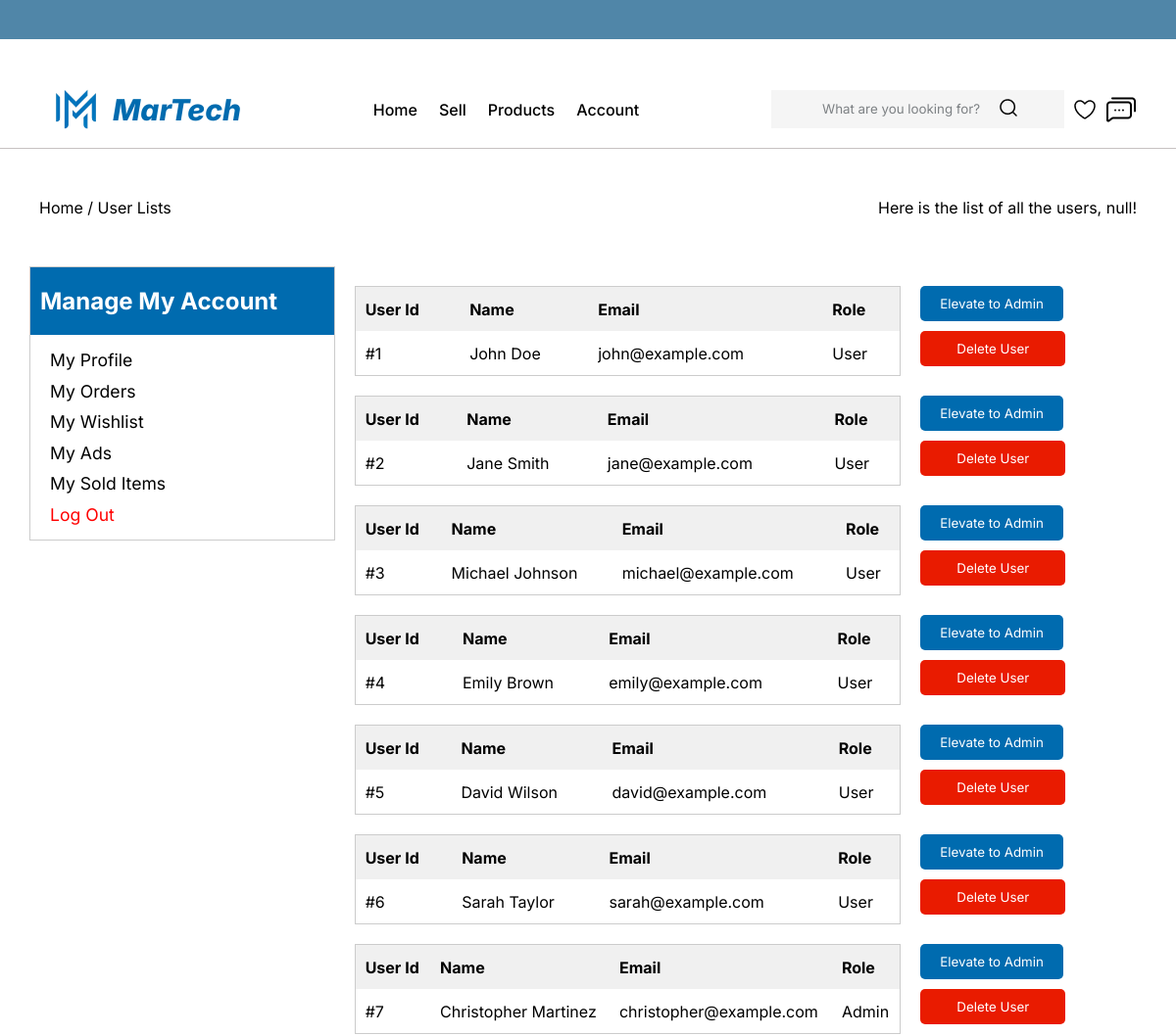
/pages/userlist.php (upper part), run on an earlier commit of the app's database.
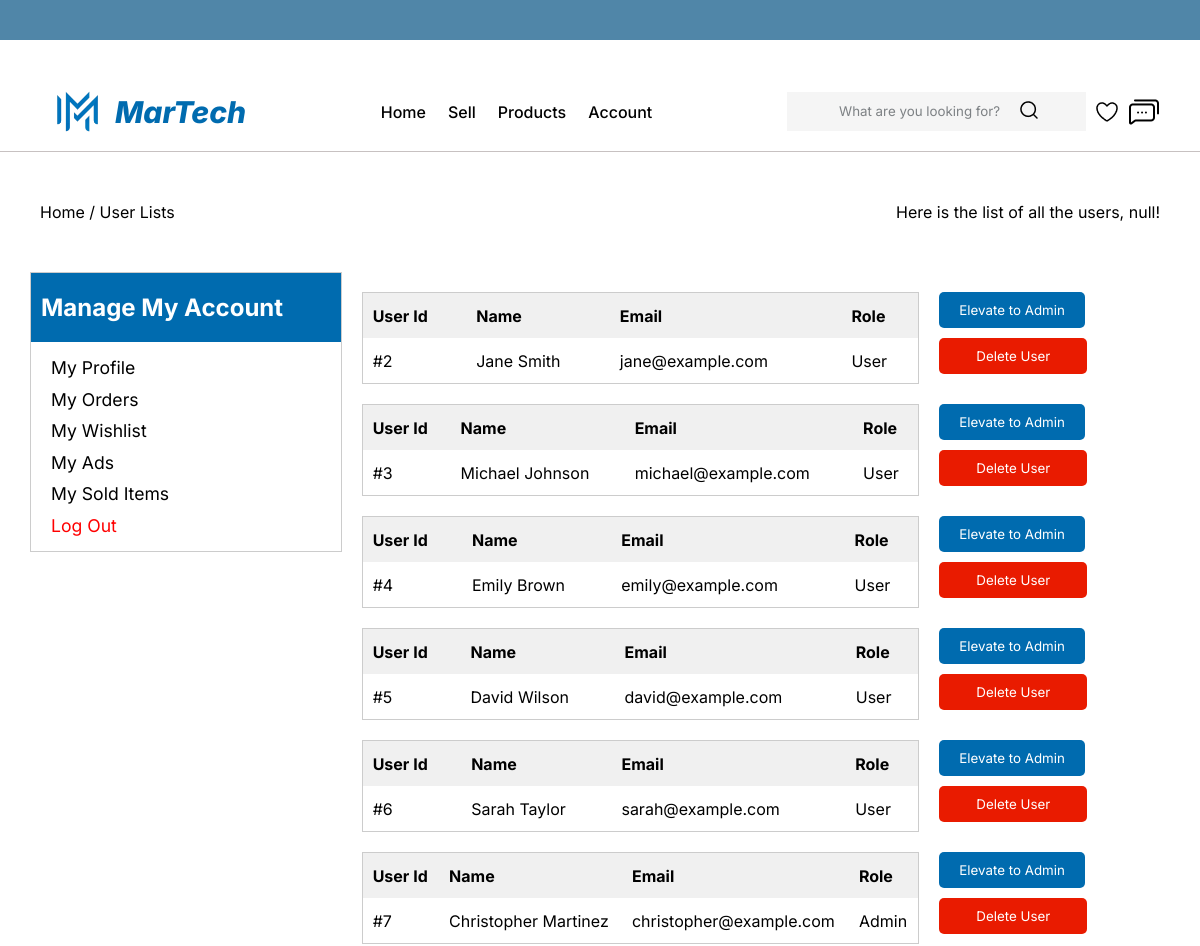
And on a later commit of the database.
### tables this page shows
CREATE TABLE USERS(
id INT PRIMARY KEY NOT NULL,
name TEXT NOT NULL,
address TEXT,
phone TEXT NOT NULL UNIQUE,
email TEXT NOT NULL UNIQUE,
admin BOOLEAN DEFAULT FALSE,
password TEXT NOT NULL
);

### data/user.php (called while the page is built, shortened)
<?php
    class User {
    static function isAdmin($user_id,$db){
        $query = 'SELECT * FROM Users WHERE id = ?';
        $stmt = $db->prepare($query);
        $stmt->execute(array($user_id));
        $user = $stmt->fetch();
        if($user['admin'] == TRUE){
            return true;
        } else {
            return false;
        }
    }
    static function getAllUsers($db){
        $query = 'SELECT * FROM Users';
        $stmt = $db->prepare($query);
        $stmt->execute();
        $users = $stmt->fetchAll();
        return $users;
    }
}
    ?>

### templates/userlist_tpl.php (the view, shortened to what this page needs)
<?php
  function drawUserList() {
    require_once(__DIR__ .'/../data/connection.php');
    require_once(__DIR__ .'/../data/user.php');
    $db = getDatabaseConnection();
    $users = User::getAllUsers($db);
    ?>
    <section class="orders">
    <?php if(!$users){
            echo '<p>No Users yet</p>';
            ?>
            </section>
            <?php
    }
    else {
    foreach ($users as $user){
        $user_id = $user['id'];
        $user_name = $user['name'];
        $user_email = $user['email'];
        $delete_btn_id = 'delete_btn_' . $user['id'];
        $edit_button_id = 'edit_btn_' . $user['id'];
    ?>
    <div class="user_container">
        <table class="order_table">
            <tr>
                <th>User Id</th>
                <th>Name</th>
                <th>Email</th>
                <th>Role</th>
            </tr>
            <tr>
                <td>#<?php echo $user_id;?></td>
                <td><?php echo $user_name;?></td>
                <td><?php echo $user_email;?></td>
                <?php if(User::isAdmin($user_id,$db)){?>
                    <td>Admin</td>
                <?php } else { ?>
                    <td>User</td>
                <?php } ?>
            </tr>
        </table>
        <div class="buttons">
            <button id="<?php echo $edit_button_id;?>" class="elevatebtn">Elevate to Admin</button>
            <button id="<?php echo $delete_btn_id;?>" class = "deletebtn">Delete User</button>
        </div>
    </div>
    <?php
        }
        ?>
        </section>
        <?php
    }
}
?>

What changed in the data, as far as the page shows it:
removed users: id "1", name "John Doe", email "john@example.com", shows "User"
